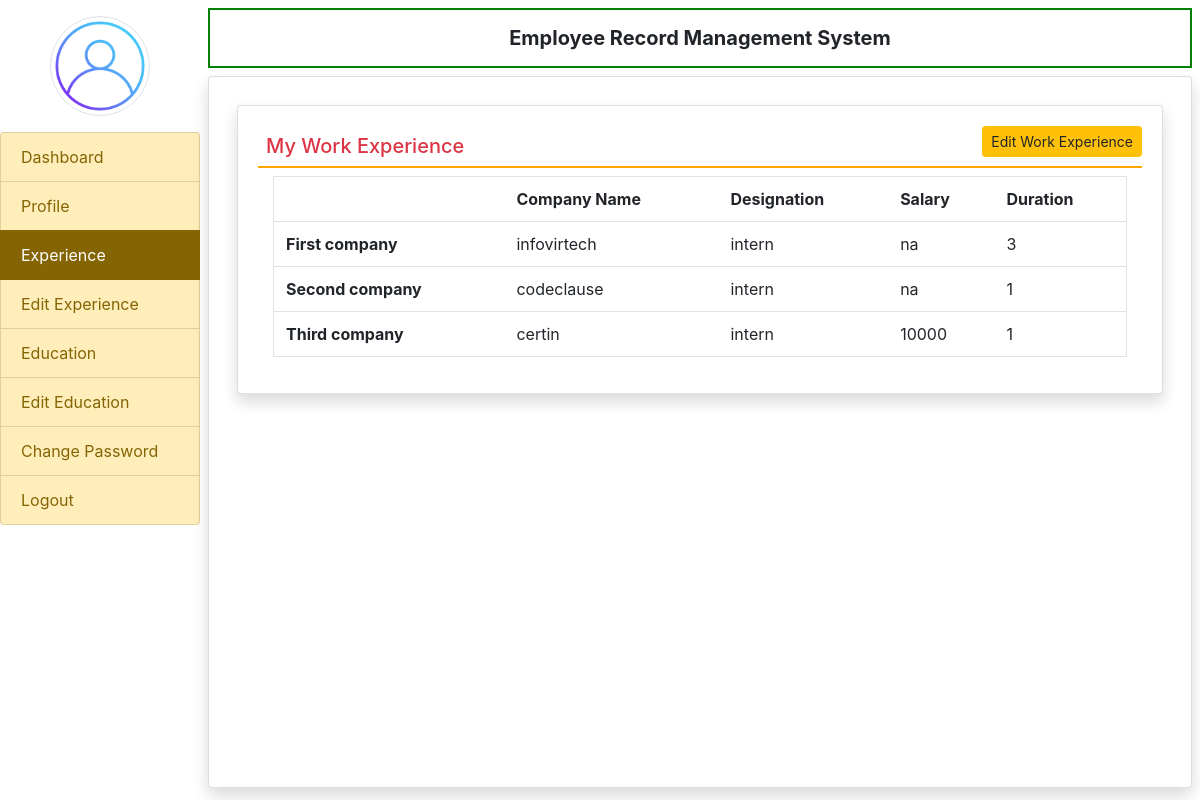
The app's page /my_experience/ (signed in) with its own data.
### employee/models.py (models this page shows, shortened)
class EmployeeExperience(models.Model):
    user = models.ForeignKey(User,on_delete=models.CASCADE)
    c1name = models.CharField(max_length=100,  null=True)
    c1designation = models.CharField(max_length=100,  null=True)
    c1salary = models.CharField(max_length=100,  null=True)
    c1duration = models.CharField(max_length=100,  null=True)
    c2name = models.CharField(max_length=100,  null=True)
    c2designation = models.CharField(max_length=100,  null=True)
    c2salary = models.CharField(max_length=100,  null=True)
    c2duration = models.CharField(max_length=100,  null=True)
    c3name = models.CharField(max_length=100,  null=True)
    c3designation = models.CharField(max_length=100,  null=True)
    c3salary = models.CharField(max_length=100,  null=True)
    c3duration = models.CharField(max_length=100,  null=True)

### employee/views.py (the view)
# urls.py: path('my_experience/',my_experience, name='my_experience'),
def my_experience(request):
    if not request.user.is_authenticated:
        return redirect('emp_login')
    user = request.user
    try:
        experience = EmployeeExperience.objects.get(user=user)
    except EmployeeExperience.DoesNotExist:
        raise Http404("Employee Experience does not exist for this user.")
    return render(request, 'my_experience.html', locals())

### employee/templates/my_experience.html
{% extends 'emp_base.html'%}
{% block main%}
<div class="card shadow m-2">
    <div class="card-body">
        <a href="{% url 'edit_experience'%}" class="btn btn-warning float-right btn-sm">Edit Work Experience</a>
        <h5 class="p-2 text-danger" style="border-bottom:2px solid orange">My Work Experience </h5>
        <div class="container-fluid">
            <table class="table table border">
                <th></th>
                <th>Company Name</th>
                <th>Designation</th>
                <th>Salary</th>
                <th>Duration</th>
                <tr>
                    <th>First company</th>
                    <td>{{experience.c1name}}</td>
                    <td>{{experience.c1designation}}</td>
                    <td>{{experience.c1salary}}</td>
                    <td>{{experience.c1duration}}</td>
                </tr>
                <tr>
                    <th>Second company</th>
                    <td>{{experience.c2name}}</td>
                    <td>{{experience.c2designation}}</td>
                    <td>{{experience.c2salary}}</td>
                    <td>{{experience.c2duration}}</td>
                </tr>
                <tr>
                    <th>Third company</th>
                    <td>{{experience.c3name}}</td>
                    <td>{{experience.c3designation}}</td>
                    <td>{{experience.c3salary}}</td>
                    <td>{{experience.c3duration}}</td>
                </tr>
            </table>
        </div>
    </div>
</div>
{% endblock%}

### employee/templates/emp_base.html (shortened to what this page needs)
{%load static%}
<html>
    <head>
        <link rel="stylesheet" href="https://cdn.jsdelivr.net/npm/bootstrap@4.6.2/dist/css/bootstrap.min.css">
        <link rel="stylesheet" href="https://use.fontawesome.com/releases/v5.7.0/css/all.css" >
</head>
<body>
    <div class="container-fluid">
        <div class="row">
            <div class="col-sm-2 p-0">
                <center><img src="{%static 'images/login.png'%}" width="100" height="100" class ="img-thumbnail rounded-circle my-3 "></center>
                <div class ='list-group'>
                    <a href="{% url 'emp_home'%}" class="list-group-item list-group-item-warning list-group-item-action {% if request.path == '/emp_home/' %} active {% endif %}">Dashboard</a>
                    <a href="{% url 'profile'%}" class="list-group-item list-group-item-warning list-group-item-action {% if request.path == '/profile/' %} active {% endif %}">Profile</a>
                    <a href="{% url 'my_experience'%}" class="list-group-item list-group-item-warning list-group-item-action {% if request.path == '/my_experience/' %} active {% endif %}">Experience</a>
                    <a href="{% url 'edit_experience'%}" class="list-group-item list-group-item-warning list-group-item-action {% if request.path == '/edit_experience/' %} active {% endif %}">Edit Experience</a>
                    <a href="{% url 'my_education'%}" class="list-group-item list-group-item-warning list-group-item-action {% if request.path == '/my_education/' %} active {% endif %}">Education</a>
                    <a href="{% url 'edit_myeducation'%}" class="list-group-item list-group-item-warning list-group-item-action {% if request.path == '/edit_myeducation/' %} active {% endif %}">Edit Education</a>
                    <a href="{% url 'change_password'%}" class="list-group-item list-group-item-warning list-group-item-action {% if request.path == '/change_password/' %} active {% endif %}">Change Password</a>
                    <a href="{% url 'signout'%}" class="list-group-item list-group-item-warning list-group-item-action">Logout</a>
                </div>
            </div>
                <div class="col-sm-10 p-0">
                    <div class="container-fluid p-2">
                        <h5 class = "text-center p-3 font-weight-bold" style="border : 2px solid green">Employee Record Management System</h5>
                        <div class="card shadow" style="min-height:89vh">
                            <div class="card-body">
                                {%block main%}
                                {%endblock %}
                            </div>
                        </div>
                    </div>
                </div>
        </div>
    </div>
</body>
</html>

### records on screen
EmployeeExperience: c1name "infovirtech", c1designation "intern", c1salary "na", c1duration "3", c2name "codeclause", c2designation "intern", c2salary "na", c2duration "1", c3name "certin", c3designation "intern", c3salary "10000", c3duration "1"
